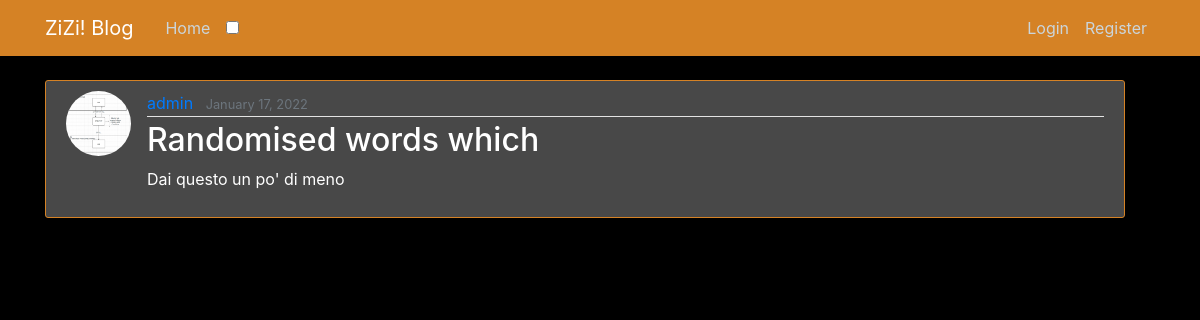
/post/29, run on an earlier commit of the app's database.
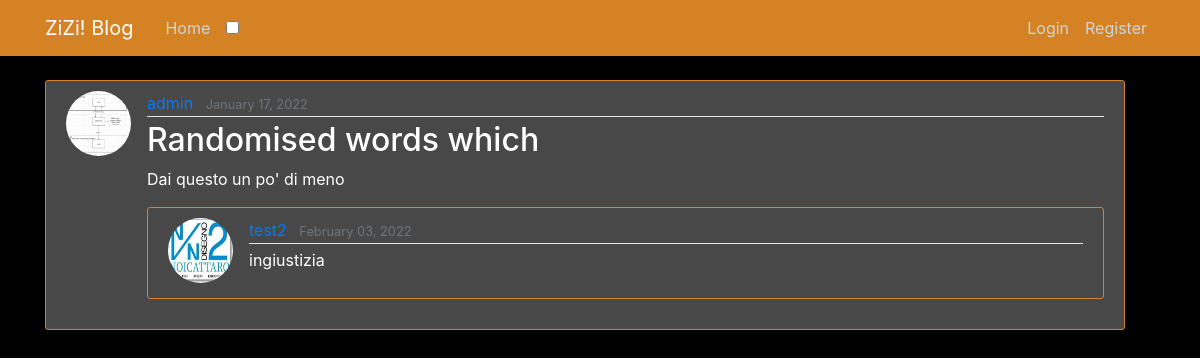
And on a later commit of the database.
### blog/models.py (models this page shows, shortened)
class Post(models.Model):
	title = models.CharField(max_length = 100)
	content = models.TextField()
	date_posted = models.DateTimeField(default=timezone.now)
	author = models.ForeignKey(User, on_delete=models.CASCADE)

class Comment(models.Model):
	content = models.CharField(max_length = 250)
	date_posted = models.DateTimeField(default=timezone.now)
	author = models.ForeignKey(User, on_delete=models.CASCADE)
	post = models.ForeignKey(Post, on_delete=models.CASCADE)

### users/models.py (models this page shows, shortened)
class Profile(models.Model):
	user = models.OneToOneField(User, on_delete=models.CASCADE)
	image = models.ImageField(default='default.jpg', upload_to='profile_pics')

### blog/views.py (the view, shortened to what this page needs)
# urls.py: path('post/<int:pk>', PostDetailView.as_view(), name = 'post-detail'),
class PostDetailView(DetailView):
	model = Post
	def get_context_data(self, **kwargs):
		post = self.get_object()
		context = super(PostDetailView, self).get_context_data(**kwargs)
		context['form_comments'] = CommentForm()
		return context

### blog/forms.py
class CommentForm(forms.Form):
	message = forms.CharField(widget=forms.Textarea, label = '')

### blog/templates/blog/post_detail.html (shortened to what this page needs)
{% extends "blog/base.html" %}
{% load crispy_forms_tags %}
{% block content %}
    <div class="col-md-12">
        <article class="media content-section">
          <img class="rounded-circle article-img" src="{{ object.author.profile.image.url }}">
          <div class="media-body">
            <div class="article-metadata">
              <a class="mr-2" href="{% url 'user-posts' object.author.username %}">{{ object.author }}</a>
              <small class="text-muted">{{ object.date_posted|date:"F d, Y" }}</small>
            </div>
            <h2 class="article-title">{{ object.title }}</h2>
            <p class="article-content">{{ object.content }}</p>
            <div>
              {% for comment in object.comment_set.all %}
                <article class="media content-section">
                  <img class="rounded-circle article-img" src="{{ comment.author.profile.image.url }}">
                  <div class="media-body">
                    <div class="article-metadata">
                      <a class="mr-2" href="{% url 'user-posts' comment.author.username %}">{{ comment.author }}</a>
                      <small class="text-muted">{{ comment.date_posted|date:"F d, Y" }}</small>
                    </div>
                    <p class="article-content">{{ comment.content }}</p>
                  </div>
                </article>
              {% endfor %}
            </div>
          </div>
        </article>
      </div>
{% endblock content %}

### blog/templates/blog/base.html (shortened to what this page needs)
{% load static %}
<!DOCTYPE html>
<html>
<head>
    <link rel="stylesheet" href="https://maxcdn.bootstrapcdn.com/bootstrap/4.0.0/css/bootstrap.min.css">
    <link rel="stylesheet" type="text/css" href="{% static 'blog/main.css' %}">
    <link href="https://cdn.jsdelivr.net/gh/gitbrent/bootstrap4-toggle@3.6.1/css/bootstrap4-toggle.min.css" rel="stylesheet">
    {% if request.COOKIES.theme != 'white' %}
      <link rel="stylesheet" type="text/css" href="{% static 'blog/dark.css' %}">
    {% endif %}
</head>
<body>
	<header class="site-header">
      <nav class="navbar navbar-expand-md navbar-dark bg-steel fixed-top">
        <div class="container">
          <a class="navbar-brand mr-4" href="{% url 'blog-home' %}">ZiZi! Blog</a>
          <div class="collapse navbar-collapse" id="navbarToggle">
            <div class="navbar-nav mr-auto">
              <a class="nav-item nav-link" href="{% url 'blog-home' %}">Home</a>
              <span class="nav-item nav-link">
                <input type="checkbox" {% if request.COOKIES.theme == "white" %}checked{% endif %} id="change_theme" data-onstyle="dark" data-toggle="toggle" data-on="Change theme" data-off="Change theme" data-size="xs">
              </span>
            </div>
            <div class="navbar-nav">
              {% if user.is_authenticated %}
                <a class="nav-item nav-link" href="{% url 'post-create' %}">Crea Post</a>
                <a class="nav-item nav-link" href="{% url 'profile' %}">Profile</a>
                <a class="nav-item nav-link" href="{% url 'logout' %}">Logout</a>
              {% else %}
                <a class="nav-item nav-link" href="{% url 'login' %}">Login</a>
                <a class="nav-item nav-link" href="{% url 'register' %}">Register</a>
              {% endif %}
            </div>
          </div>
        </div>
      </nav>
    </header>
	<main role="main" class="container">
      <div class="row">
        <div class="row col-md-12">
          {% block content %}{% endblock %}
        </div>
      </div>
    </main>
</body>
</html>

### blog/static/blog/main.css (style rules this page uses)
body { background: #fafafa; color: #333333; margin-top: 5rem; }
h1, h2, h3, h4, h5, h6 { color: #444444; }
.bg-steel { background-color: #084c84; }
.site-header .navbar-nav .nav-link { color: #cbd5db; }
.content-section { background: #ffffff; padding: 10px 20px; border: 1px solid #dddddd; border-radius: 3px; margin-bottom: 20px; }
.article-title { color: #444444; }
.article-content { white-space: pre-line; }
.article-img { height: 65px; width: 65px; margin-right: 16px; }
.article-metadata { padding-bottom: 1px; margin-bottom: 4px; border-bottom: 1px solid #e3e3e3 }

### blog/static/blog/dark.css (style rules this page uses)
body { background: black; color: white; margin-top: 5rem; }
.content-section { background: #484848; }
.article-title, h3, h2, h1 { color: white; }
.bg-steel { background-color: #D58225; }
.content-section { border: 1px solid #d58225; }

What changed in the data, as far as the page shows it:
added Comment: author.profile.image (placeholder picture), author "test2", date_posted "February 03, 2022", content "ingiustizia"
